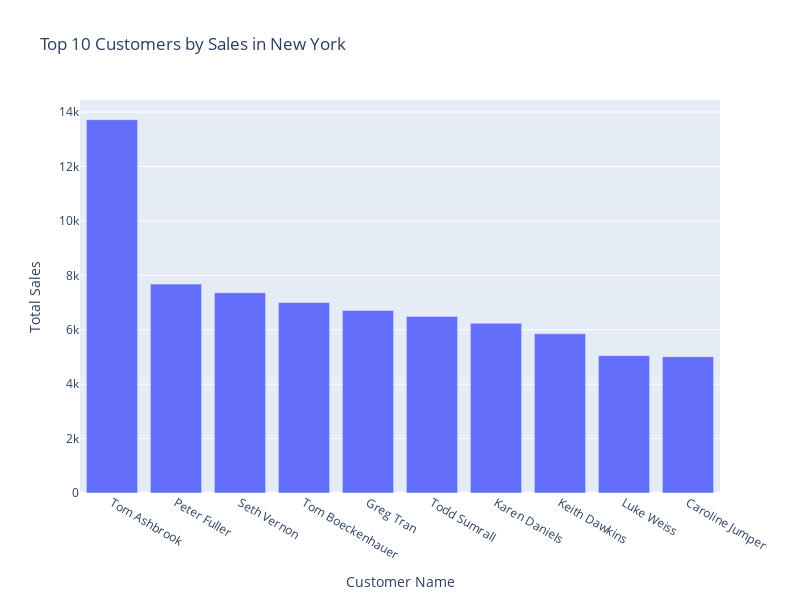

This figure's notebook cell:
### Code cell
# Who is an outstanding customer in New York?

ny_customers = df[df['State'] == 'New York']
ny_customers = ny_customers.groupby(['Customer ID', 'Customer Name']) \
    .agg({'Sales': 'sum', 'Profit': 'sum'}) \
    .reset_index() \
    .sort_values(by='Sales', ascending=False)

fig = px.bar(ny_customers.head(10),
             x='Customer Name', y='Sales',
             title='Top 10 Customers by Sales in New York',
             labels={'Sales': 'Total Sales'},
             height=600, width=800)

fig.show()

### Figure 1 — Plotly figure (JSON) as saved in the notebook; plotly's stock layout.template omitted (floating-point values rounded to 4 significant figures)
{"data": [{"alignmentgroup": "True", "hovertemplate": "Customer Name=%{x}<br>Total Sales=%{y}<extra></extra>", "legendgroup": "", "marker": {"color": "#636efa", "pattern": {"shape": ""}}, "name": "", "offsetgroup": "", "orientation": "v", "showlegend": false, "textposition": "auto", "type": "bar", "x": ["Tom Ashbrook", "Peter Fuller", "Seth Vernon", "Tom Boeckenhauer", "Greg Tran", "Todd Sumrall", "Karen Daniels", "Keith Dawkins", "Luke Weiss", "Caroline Jumper"], "xaxis": "x", "y": [13720.0, 7678.0, 7360.0, 7000.0, 6713.0, 6492.0, 6241.0, 5854.0, 5048.0, 5013.0], "yaxis": "y"}], "layout": {"barmode": "relative", "height": 600, "legend": {"tracegroupgap": 0}, "title": {"text": "Top 10 Customers by Sales in New York"}, "width": 800, "xaxis": {"anchor": "y", "domain": [0, 1], "title": {"text": "Customer Name"}}, "yaxis": {"anchor": "x", "domain": [0, 1], "title": {"text": "Total Sales"}}}}
